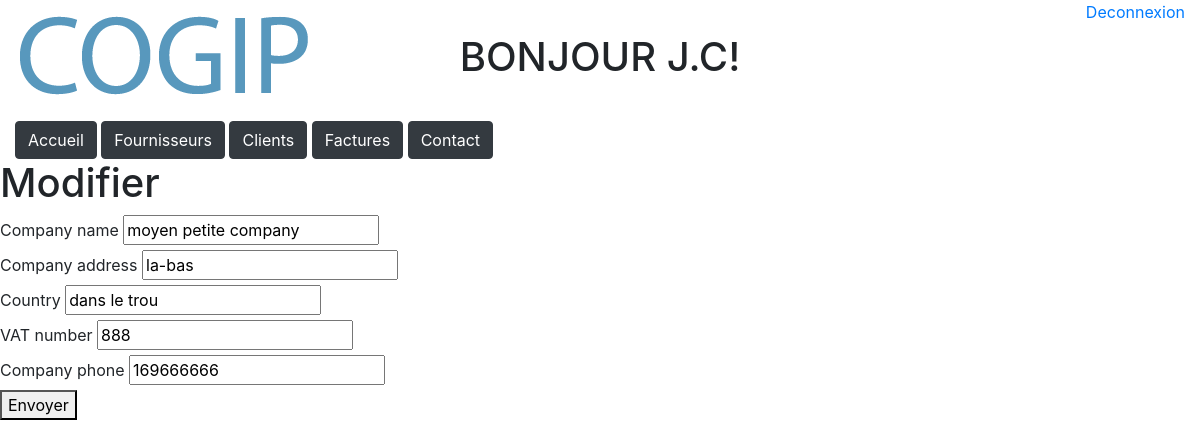
/update-suppliers.php?id=5 (signed in), run on the app's committed database.
### tables this page shows
CREATE TABLE `company` (
  `id` int(100) NOT NULL,
  `company_name` varchar(255) NOT NULL,
  `company_address` varchar(255) NOT NULL,
  `country` varchar(255) NOT NULL,
  `VAT_number` varchar(255) NOT NULL,
  `company_phone` varchar(255) NOT NULL,
  `company_type` int(1) NOT NULL
);

### update-suppliers.php (the view, shortened to what this page needs)
<?php
require 'DBconnect.php';
$id = $_GET["id"];
$rep = $bdd->prepare("SELECT * FROM company WHERE id='$id'");
$rep->execute();
$donnees = $rep->fetch();
?>
<!DOCTYPE html>
<html>
<head>
	<link rel="stylesheet" href="https://maxcdn.bootstrapcdn.com/bootstrap/4.0.0/css/bootstrap.min.css">
</head>
<body>
  <?php include 'header.php' ?>
	<h1>Modifier</h1>
	<form action="" method="post">
		<div>
			<label for="company_name">Company name</label>
			<input type="text" name="company_name" value="<?php echo $donnees['company_name']; ?>">
		</div>
		<div>
			<label for="company_address">Company address</label>
			<input type="text" name="company_address" value="<?php echo $donnees['company_address']; ?>">
		</div>
		<div>
			<label for="country">Country</label>
			<input type="duration" name="country" value="<?php echo $donnees['country']; ?>">
		</div>
		<div>
			<label for="VAT_number">VAT number</label>
			<input type="text" name="VAT_number" value="<?php echo $donnees['VAT_number']; ?>">
		</div>
    <div>
			<label for="company_phone">Company phone</label>
			<input type="text" name="company_phone" value="<?php echo $donnees['company_phone']; ?>">
		</div>
		<button type="submit" name="button">Envoyer</button>
	</form>
</body>
</html>

### data on the page
company: company_name "moyen petite company", company_address "la-bas", country "dans le trou", VAT_number "888", company_phone "169666666"

### other printed values
$_SESSION['nom'] "J.C"
